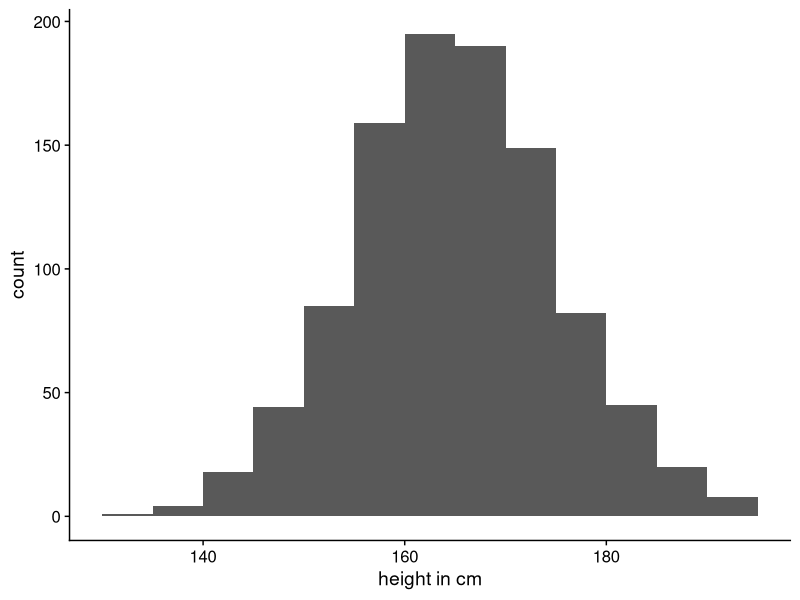
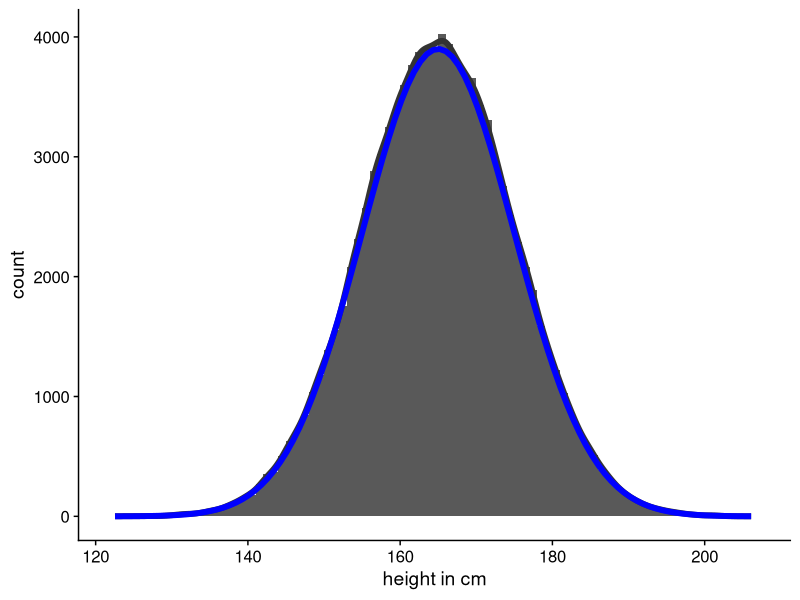
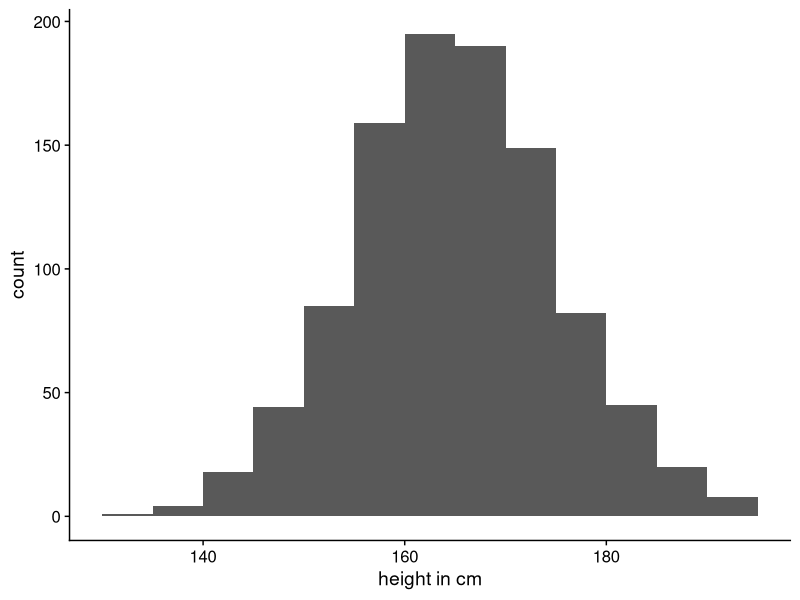
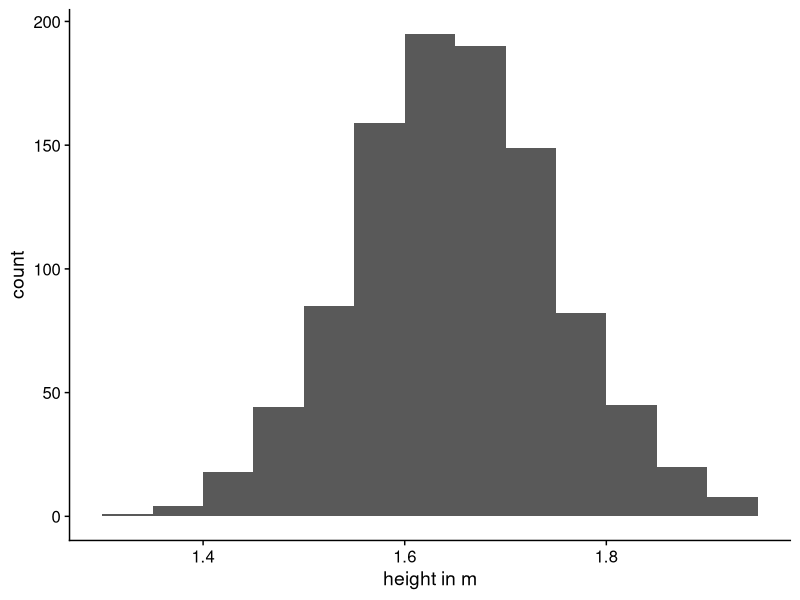
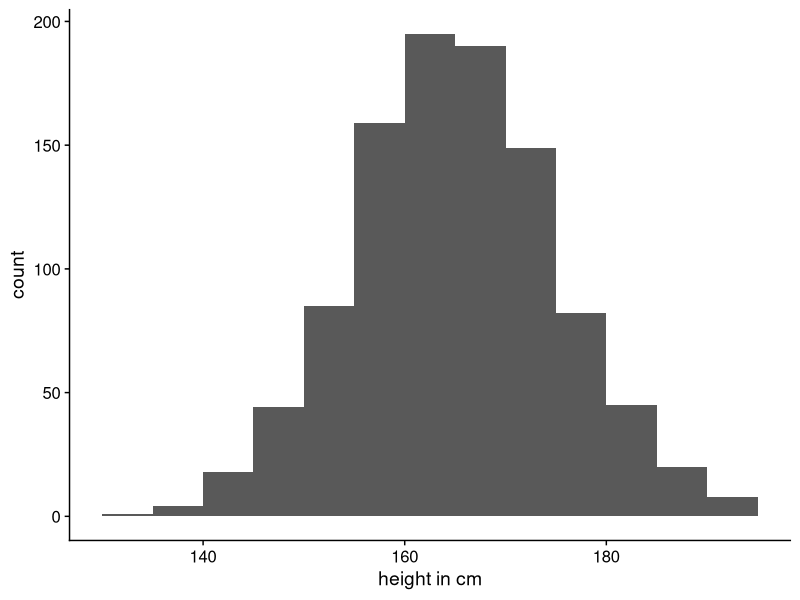
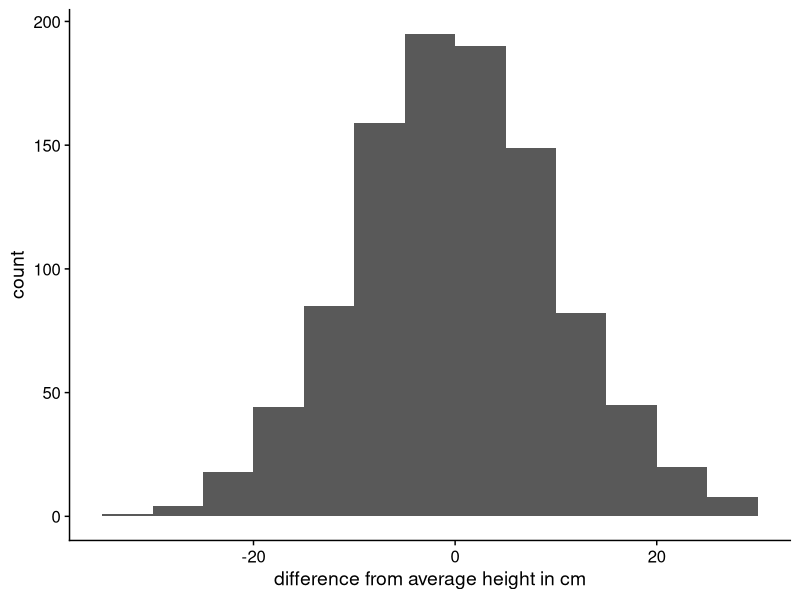

Here is the R script that generated these plots, in order:
## ---- chunk 1
#| echo: false
#| message: false
require(ggplot2)
require(cowplot)
set.seed(124)
df <- tibble::tibble(x = rnorm(n = 1000, mean = 0, sd = 1) |>
scale() |> as.numeric())
df_og <- df
df$x <- df$x * 10
df$x <- df$x + 165
df_m <- df$x |> mean()
df_s <- df$x |> sd()
range <- glue::glue("{round(df_m - df_s  * 1)}--{round(df_m + df_s * 1)}")
p <- ggplot(df, aes(x = x)) +
  geom_histogram(binwidth = 5, boundary = 130) +
  labs(x = "height in cm") +
  theme_cowplot() +
  NULL
## ---- chunk 2
#| echo: false
#| label: fig-height-histogram
#| fig.cap: |
#|    Distribution of heights in a sample of 1000 women. Not real
#|    data.
p
## ---- chunk 3
#| echo: false
#| label: fig-height-histogram2
#| fig.cap: |
#|    Distribution of heights in a sample of 100,000 women (Not real
#|    data) and the corresponding normal distribution
df <- tibble::tibble(x = rnorm(n = 100000, mean = 0, sd = 1) |>
scale() |> as.numeric())
df$x <- df$x * 10
df$x <- df$x + 165
df_m <- df$x |> mean()
df_s <- df$x |> sd()
ideal <- \(x) (dnorm(x, df_m, df_s) / dnorm(df_m, df_m, df_s)) * ((195 / 5) * 100)
ggplot(df, aes(x)) +
  geom_histogram(binwidth = 1, boundary = 130) +
  geom_density(col = "grey20", size = 2, aes(y = ..count.. )) +
  geom_function(fun = ideal, col = "blue", size = 2) +
  labs(y = "count", x = "height in cm") +
  theme_cowplot()
## ---- chunk 4
#| echo: false
#| label: fig-height-histogram-new
#| fig-cap: |
#|    Distribution of heights in a sample of 1000 women. Not real
#|    data.
#| fig-subcap:
#|    - "Measured in centimetres"
#|    - "Measured in metres"
#| layout-ncol: 2
# require(ggplot2)
# require(plotshow)
require(cowplot)
set.seed(124)
df <- tibble::tibble(x = rnorm(n = 1000, mean = 0, sd = 1) |>
scale() |> as.numeric())
df$x <- df$x * 10
df$x <- df$x + 165
df_m <- df$x |> mean()
df_s1 <- df$x |> sd()
range <- glue::glue("{round(df_m - df_s  * 1)}--{round(df_m + df_s * 1)}")
ggplot(df, aes(x = x)) +
  geom_histogram(binwidth = 5, boundary = 130) +
  labs(x = "height in cm") +
  theme_cowplot() +
  NULL


set.seed(124)
df <- tibble::tibble(x = rnorm(n = 1000, mean = 0, sd = 1) |>
scale() |> as.numeric())
df$x <- df$x * (10 / 100)
df$x <- df$x + (165 / 100)
df_m <- df$x |> mean()
df_s2 <- df$x |> sd()
range <- glue::glue("{round(df_m - df_s  * 1)}--{round(df_m + df_s * 1)}")
ggplot(df, aes(x = x)) +
  geom_histogram(binwidth = 5 / 100, boundary = 130 / 100) +
  labs(x = "height in m") +
  theme_cowplot() +
  NULL
## ---- chunk 5
#| echo: false
#| label: fig-height-histogram-new-location
#| fig-cap: |
#|    Distribution of heights in a sample of 1000 women. Not real
#|    data.
#| fig-subcap:
#|    - "Measured in centimetres"
#|    - "Measured in difference from the average height"
#| layout-ncol: 2
# require(ggplot2)
# require(plotshow)
require(cowplot)
set.seed(124)
df <- tibble::tibble(x = rnorm(n = 1000, mean = 0, sd = 1) |>
scale() |> as.numeric())
df$x <- df$x * 10
df$x <- df$x + 165 
df_m <- df$x |> mean()
df_s1 <- df$x |> sd()
range <- glue::glue("{round(df_m - df_s  * 1)}--{round(df_m + df_s * 1)}")
ggplot(df, aes(x = x)) +
  geom_histogram(binwidth = 5, boundary = 130) +
  labs(x = "height in cm") +
  theme_cowplot() +
  NULL


set.seed(124)
df <- tibble::tibble(x = rnorm(n = 1000, mean = 0, sd = 1) |>
scale() |> as.numeric())
df$x <- df$x * (10 )
df$x <- df$x + (165 - 165)
df_m <- df$x |> mean()
df_s2 <- df$x |> sd()
range <- glue::glue("{round(df_m - df_s  * 1)}--{round(df_m + df_s * 1)}")
ggplot(df, aes(x = x)) +
  geom_histogram(binwidth = 5,  boundary = 130 - 165) +
  labs(x = "difference from average height in cm") +
  theme_cowplot() +
  NULL
## ---- chunk 6
set.seed(555)
d <- rnorm(10, 5, 2) |> round()


## ---- chunk 7
#| label: tbl-z
#| tbl-cap: z transformed data
tibble::tibble(r = d) |>
  dplyr::mutate(centred = d - mean(d)) |>
  dplyr::mutate(scaled = centred / sd(d)) |>
  magrittr::set_colnames(
c("Raw values",
"Centred",
"Scaled")) |>
knitr::kable(digits = 2)
